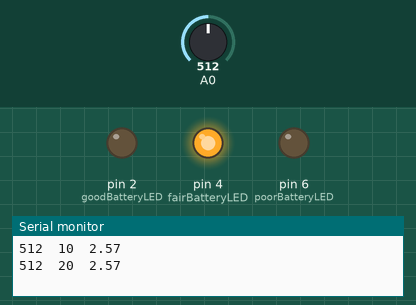
Simulated run of this sketch. Board: Arduino Uno, built with avr-gcc and run on an emulated ATmega328P. Shown: output pins drawn as LEDs (lit = HIGH), the last lines printed to the serial monitor. Inputs (shaded band) come from the test bench; at power-on: A0 = 512.

Above: at 1.8 s.
1.9 s: A0 set to 600
6.0 s: A0 set to 626
At 6.8 s:
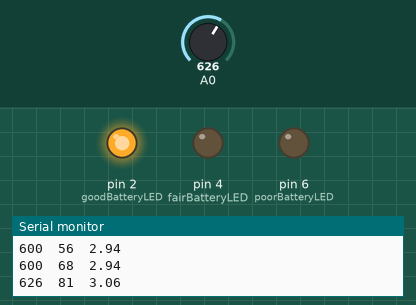
10.1 s: A0 set to 122
At 11.8 s:
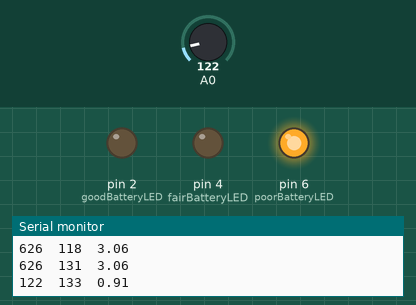
14.2 s: A0 set to 241
17.7 s: A0 set to 266
At 18.8 s:
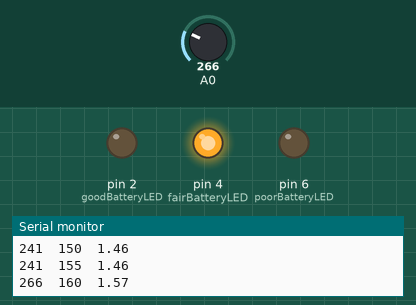
21.8 s: A0 set to 0
At 22.8 s:
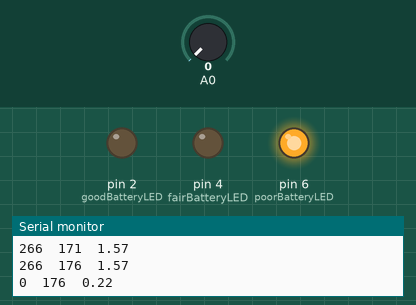
Timing chart, 0 to 24.8 s (numbered marks = the images above; inputs shaded):
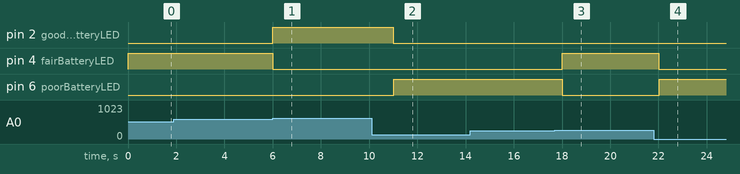

The sketch:

Ex06_battery_tester.ino
```cpp
// Ex 6
// Battery tester


//-----------------------------------------------
// Global constants and variables

// pin selection for LED control
const int goodBatteryLED = 2;	// green
const int fairBatteryLED = 4;	// yellow
const int poorBatteryLED = 6;	// red


int ledDelay = 1000; // delay (ms) between analog voltage readings


// Voltage reading samples for running average
const int numSamples = 50;  // number of readings in running avg
int a[numSamples];          // array of readings
int idx = 0;                // index to array for next reading


// Calibration terms
// Derived from least-squares fit
float A = 4.61088516e-09;
float B = -5.58831626e-06;
float C = 6.22984983e-03;
float D = 2.22709662e-01;


//-----------------------------------------------
void setup () {
  pinMode(goodBatteryLED, OUTPUT);
  pinMode(fairBatteryLED, OUTPUT);
  pinMode(poorBatteryLED, OUTPUT);
  Serial.begin(9600);
  for (int i = 0; i < numSamples; i++)
  {
    a[i] = 0;
  }
}


//-----------------------------------------------
// Calculate the mean value of the array a
unsigned int meanValA() {
  unsigned int avg = 0; // maximum value = 2**16-1 = 65535
  for (int i = 0; i < numSamples; i++)
  {
    avg = avg + a[i];
  }
  avg = avg / numSamples;
  return avg;
}


//-----------------------------------------------
void loop() {
  int x = analogRead(0);  // read the voltage
  a[idx] = x;             // store reading in array
  ++idx %= numSamples;    // increment index, modulo number of samples

  // Calculate voltage, using fit curve
  float voltage = ((A * x + B) * x + C) * x + D;


  Serial.print(x);          // display the analog reading
  Serial.print("  ");
  Serial.print(meanValA()); // display the average reading
  Serial.print("  ");
  Serial.println(voltage);  // display the voltage

  if (voltage >= 3.0) {
    // Good battery
    digitalWrite(goodBatteryLED, HIGH);
    delay(ledDelay);
    digitalWrite(goodBatteryLED, LOW);
  }
  else if (voltage < 3.0 && voltage >= 1.5) {
    // Fair battery
    digitalWrite(fairBatteryLED, HIGH);
    delay(ledDelay);
    digitalWrite(fairBatteryLED, LOW);
  }
  else if (voltage < 1.5 && voltage > 0) {
    // Old battery
    digitalWrite(poorBatteryLED, HIGH);
    delay(ledDelay);
    digitalWrite(poorBatteryLED, LOW);
  }
}
```

Measured:
- the behaviour switches between 612 and 613 on A0 (found by bisection; images 0 and 1)
- the behaviour switches between 249 and 250 on A0 (found by bisection; images 2 and 3)
- after the input at 6.0 s, pin 2 (goodBatteryLED): LOW → HIGH at once; pin 4 (fairBatteryLED): HIGH → LOW at once
- after the input at 10.1 s, pin 2 (goodBatteryLED): HIGH → LOW after 0.91 s; pin 6 (poorBatteryLED): LOW → HIGH after 0.91 s
- after the input at 17.7 s, pin 4 (fairBatteryLED): LOW → HIGH after 0.32 s; pin 6 (poorBatteryLED): HIGH → LOW after 0.32 s
- after the input at 21.8 s, pin 4 (fairBatteryLED): HIGH → LOW after 0.22 s; pin 6 (poorBatteryLED): LOW → HIGH after 0.22 s
